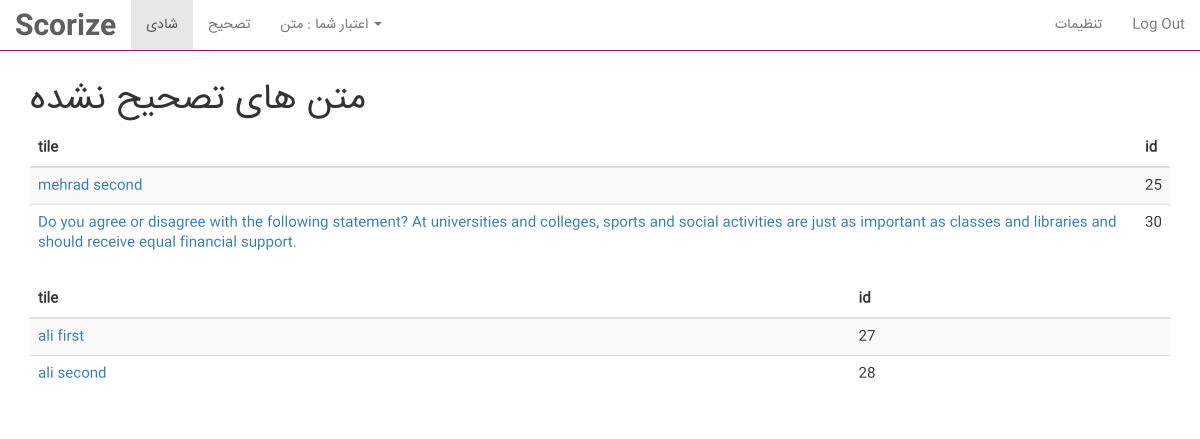
The page /teacher/ (signed in) on the database as committed earlier.
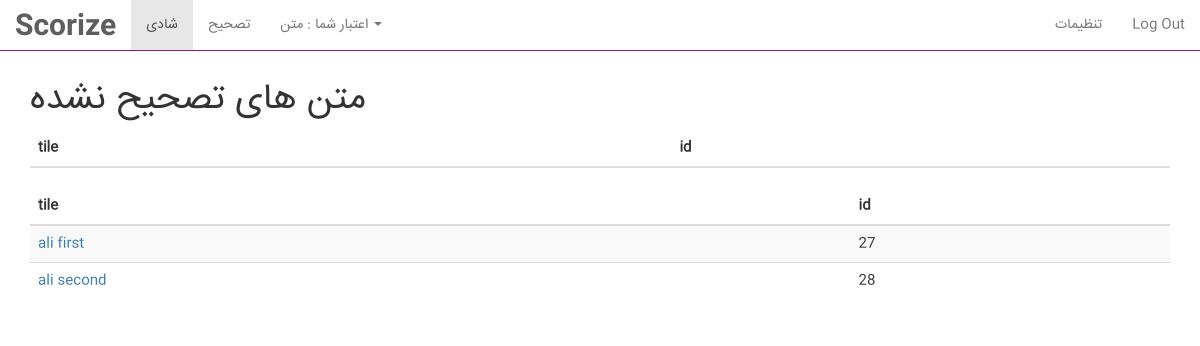
The same page on the database as committed later.
### user_profile/models.py (models this page shows, shortened)
class Writing(models.Model):
    author=models.ForeignKey(User)
    text=models.TextField(max_length=10000)
    title = models.CharField(max_length=3000,  default='untitled')
    time = models.DateTimeField(auto_now_add=True)
    moshaver=models.TextField(default='نظر مشاور ثبت نشده است.')
    corrector=models.CharField(max_length=30, null=True, blank=True)
    score=models.CharField(max_length=10, default='0')
    grammer=models.CharField(max_length=10000, null=True, blank=True)
    vocab=models.CharField(max_length=10000, null=True, blank=True)
    unity=models.CharField(max_length=10000, null=True, blank=True)
    oad=models.CharField(max_length=10000, null=True, blank=True)
    wordchoice=models.CharField(max_length=10000, null=True, blank=True)
    adress=models.CharField(max_length=10000, null=True, blank=True)
    grammersc=models.CharField(max_length=10000, null=True, blank=True)
    vocabsc=models.CharField(max_length=10000, null=True, blank=True)
    unitysc=models.CharField(max_length=10000, null=True, blank=True)
    oadsc=models.CharField(max_length=10000, null=True, blank=True)
    wordchoicesc=models.CharField(max_length=10000, null=True, blank=True)
    adresssc=models.CharField(max_length=10000, null=True, blank=True)

### corrector/views.py (the view)
def Teacherindex(request):
    current_user = request.user
    second = Writing.objects.exclude(corrector='').values('author').distinct()
    free = Writing.objects.exclude(author=request.user).filter(score='0').exclude(author__in=second)
    follow = Writing.objects.filter(corrector=request.user.username).values('author').distinct()
    writing = Writing.objects.exclude(author=request.user).filter(author__in=follow, score='0')
    if current_user.teacher:
        context={
            'user': current_user,
            'free': free,
            'writing': writing
        }
        return render(request, 'user_profile/teacherindex.html', context)
    return redirect('user_profile:index') #agar user teacher nabod redirect beshe

### user_profile/templates/user_profile/teacherindex.html (shortened to what this page needs)
{% extends "user_profile/teacher-base.html" %}
{% load static %}
{% block nav %}
    {{ user.first_name }}
{% endblock %}
{% block content %}
    <div class="container">
        <div class="">
            <h1>متن های تصحیح نشده</h1>
            <table class="table table-striped">
            <thead>
                <tr>
                    <th>tile</th>
                    <th>id</th>
                </tr>
            </thead>
            <tbody id="container">
                {% for item in writing %}
                    <tr class="id">
                        <td><a href="{% url 'corrector:score' item.id %}">{{ item.title }}</a></td>
                        <td class="tdid">{{ item.id }}</td>
                    </tr>
                {% endfor %}
            </tbody>
            </table>
            <table class="table table-striped">
            <thead>
                <tr>
                    <th>tile</th>
                    <th>id</th>
                </tr>
            </thead>
            <tbody id="container">
                {% for item in free %}
                    <tr class="id">
                        <td><a href="{% url 'corrector:score' item.id %}">{{ item.title }}</a></td>
                        <td class="tdid">{{ item.id }}</td>
                    </tr>
                {% endfor %}
            </tbody>
            </table>
        </div>
    </div>
{% endblock %}

Rows that differ between the two databases and show on the page:
no longer on this page (row edited): Writing: title "mehrad second", id "25", shown under "متن های تصحیح نشده"
no longer on this page (row edited): Writing: title "Do you agree or disagree with the following statement? At universities and colleges, sports and social activities are just as important as classes and libraries and should receive equal financial support.", id "30", shown under "متن های تصحیح نشده"
